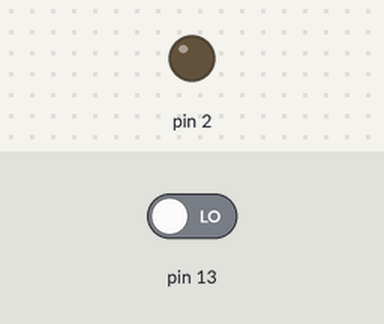
Bench run of a sketch on a simulated Arduino Uno, built with avr-gcc and run on an emulated ATmega328P. Parts: output pins drawn as LEDs (lit = HIGH). The test bench sets the inputs (shaded band); at power-on: pin 13 LOW.

Above: at 1.2 s.
1.3 s: pin 13 driven HIGH
At 2.1 s:
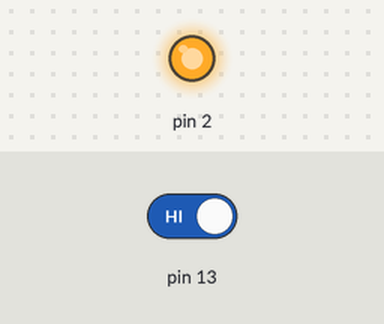
2.8 s: pin 13 driven LOW
At 3.2 s:
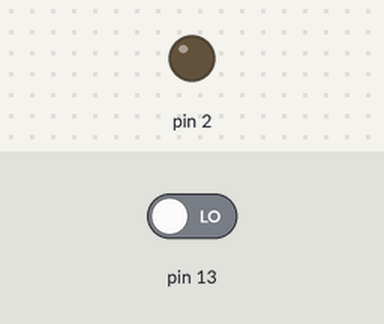
Timing chart, 0 to 5.8 s (numbered marks = the images above; inputs shaded):
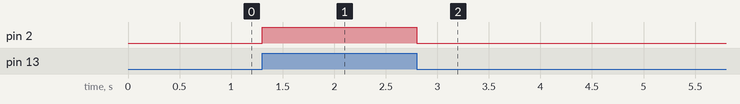

Measured:
- after the input at 1.3 s, pin 2: LOW → HIGH at once
- after the input at 2.8 s, pin 2: HIGH → LOW at once

The sketch:

A006_Button_pulldown.ino
```cpp
/*
Pulsante pull down + LED
*/

void setup() {
    //configuro il pin per il pulsante
    pinMode(13, INPUT);
    //configuro il pin per il lED
	pinMode(2, OUTPUT);
}

void loop() {
    //verifico lo stato del pulsante
    if (digitalRead(13) == HIGH) {
      //accendo il LED
      digitalWrite (2, HIGH);
    } else {
      //spengo il LED
      digitalWrite (2, LOW);
    }
}
```
